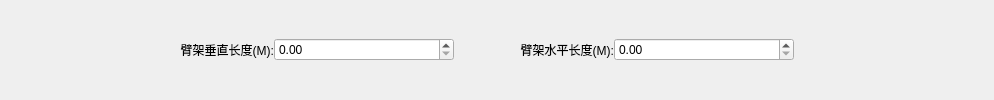
        <widget class="QWidget" name="widget_7" native="true">
         <layout class="QHBoxLayout" name="horizontalLayout_7">
          <property name="spacing">
           <number>0</number>
          </property>
          <property name="leftMargin">
           <number>0</number>
          </property>
          <property name="topMargin">
           <number>0</number>
          </property>
          <property name="rightMargin">
           <number>0</number>
          </property>
          <property name="bottomMargin">
           <number>0</number>
          </property>
          <item>
           <spacer name="horizontalSpacer_3">
            <property name="orientation">
             <enum>Qt::Horizontal</enum>
            </property>
            <property name="sizeType">
             <enum>QSizePolicy::Minimum</enum>
            </property>
            <property name="sizeHint" stdset="0">
             <size>
              <width>114</width>
              <height>20</height>
             </size>
            </property>
           </spacer>
          </item>
          <item>
           <widget class="QLabel" name="label_22">
            <property name="minimumSize">
             <size>
              <width>160</width>
              <height>0</height>
             </size>
            </property>
            <property name="maximumSize">
             <size>
              <width>160</width>
              <height>16777215</height>
             </size>
            </property>
            <property name="text">
             <string>臂架垂直长度(M):</string>
            </property>
            <property name="alignment">
             <set>Qt::AlignRight|Qt::AlignTrailing|Qt::AlignVCenter</set>
            </property>
           </widget>
          </item>
          <item>
           <widget class="QDoubleSpinBox" name="boomVerticalLenDSB">
            <property name="minimumSize">
             <size>
              <width>180</width>
              <height>0</height>
             </size>
            </property>
            <property name="maximumSize">
             <size>
              <width>180</width>
              <height>16777215</height>
             </size>
            </property>
            <property name="maximum">
             <double>9999999999.989999771118164</double>
            </property>
           </widget>
          </item>
          <item>
           <widget class="QLabel" name="label_21">
            <property name="minimumSize">
             <size>
              <width>160</width>
              <height>0</height>
             </size>
            </property>
            <property name="maximumSize">
             <size>
              <width>160</width>
              <height>16777215</height>
             </size>
            </property>
            <property name="text">
             <string>臂架水平长度(M):</string>
            </property>
            <property name="alignment">
             <set>Qt::AlignRight|Qt::AlignTrailing|Qt::AlignVCenter</set>
            </property>
           </widget>
          </item>
          <item>
           <widget class="QDoubleSpinBox" name="boomHorizontalLenDSB">
            <property name="minimumSize">
             <size>
              <width>180</width>
              <height>0</height>
             </size>
            </property>
            <property name="maximumSize">
             <size>
              <width>180</width>
              <height>16777215</height>
             </size>
            </property>
            <property name="maximum">
             <double>999999999.990000009536743</double>
            </property>
           </widget>
          </item>
          <item>
           <spacer name="horizontalSpacer_6">
            <property name="orientation">
             <enum>Qt::Horizontal</enum>
            </property>
            <property name="sizeType">
             <enum>QSizePolicy::Maximum</enum>
            </property>
            <property name="sizeHint" stdset="0">
             <size>
              <width>200</width>
              <height>20</height>
             </size>
            </property>
           </spacer>
          </item>
         </layout>
        </widget>
